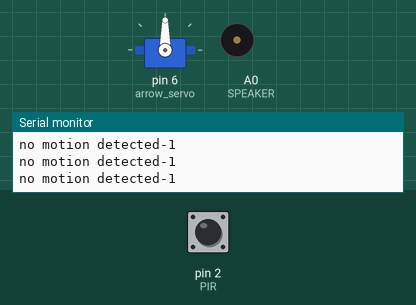
Simulated run of this sketch. Board: Arduino Uno, built with avr-gcc and run on an emulated ATmega328P. On the bench: servo, buzzer (waves = sounding), the last lines printed to the serial monitor. The inputs (shaded band) are chosen by the test bench; at power-on: pin 2 (PIR) HIGH.

Above: at 1.2 s.
1.3 s: pin 2 (PIR) pulsed LOW 5 times (0.12 s each, 0.3 s apart)
At 3.6 s:
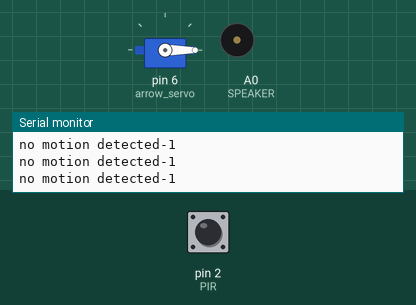
4.3 s: pin 2 (PIR) pulsed LOW 2 times (0.12 s each, 0.3 s apart)
At 4.8 s:
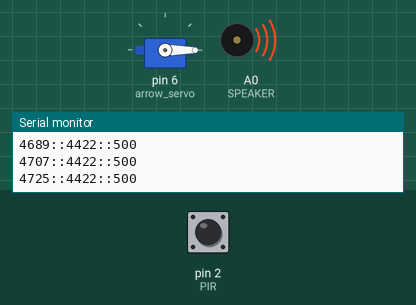
At 35.4 s:
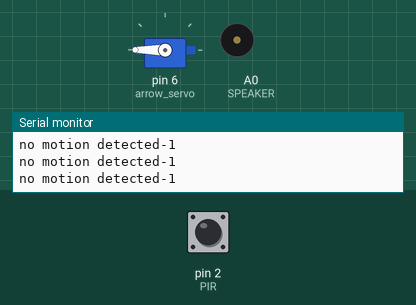
Timing chart, 0 to 35.9 s (numbered marks = the images above; inputs shaded):
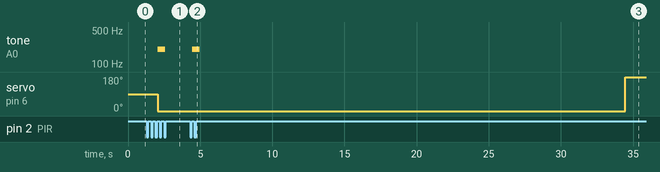

Measured:
- after the input at 1.3 s, tone on A0 (SPEAKER): silent → 200 Hz after 0.76 s, → silent 0.51 s later; servo on pin 6 (arrow_servo): 90° → 0° after 0.76 s
- after the input at 4.3 s, tone on A0 (SPEAKER): silent → 200 Hz after 0.14 s, → silent 0.51 s later; servo on pin 6 (arrow_servo): 0° → 180° after 30.1 s instead of 27.8 s

The sketch:

PIR_and_servo.ino
```cpp
/*
Eric Chor

10/11/2025

The purpose of this program is to detect motion using a PIR sensor;
when motion is detected a sound will play from the speaker and the
servo will rotate to the occupied position. If there is no motion
detected for 6 seconds then the servo will rotate back to the
empty position.
*/

#include <Servo.h>
const int SPEAKER = A0;  //The LED is connected to pin 9
const int PIR = 2;      //The PIR is connected to pin 2
const int arrow_servo = 6;
unsigned long master_timer = 0;

const int sound_duration_timer = 500;
const int sound_replay_timer = 2000;
const int empty_timer = 30000; //5000 in the video so it is not so long
unsigned long last_timer = 0;
bool toggle_flag = false;
bool is_empty = true;

Servo POINTER_SERVO;

void setup() {
  Serial.begin(9600);
  pinMode(SPEAKER, OUTPUT);
  pinMode(PIR, INPUT);
  POINTER_SERVO.attach(arrow_servo);
}
void loop() {
  master_timer = millis();
  if((digitalRead(PIR) == LOW) && (master_timer > last_timer + sound_replay_timer)){
    toggle_flag = true;
  }

  if ((digitalRead(PIR) == HIGH) && (toggle_flag == true)){
    is_empty = false;
    Serial.print("motion detected-");
    Serial.println(digitalRead(PIR));
    toggle_flag = false;
    last_timer = master_timer;
    tone(SPEAKER,200);
    POINTER_SERVO.write(0);
    while(true){
      master_timer = millis();

      Serial.print(master_timer);
      Serial.print("::");
      Serial.print(last_timer);
      Serial.print("::");
      Serial.println(sound_duration_timer);
      if(master_timer > last_timer + sound_duration_timer)
        break;
    }
    noTone(SPEAKER);

  } else {
    Serial.print("no motion detected-");
    Serial.println(digitalRead(PIR));
    noTone(SPEAKER);
  }

  if(master_timer > last_timer + empty_timer){
    is_empty = true;
    POINTER_SERVO.write(180);
  }


}
```
